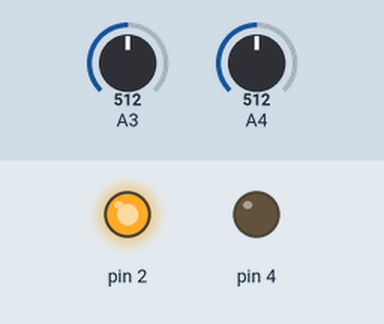
A sketch run on a simulated Arduino Uno, built with avr-gcc and run on an emulated ATmega328P. On the bench: output pins drawn as LEDs (lit = HIGH). The test bench sets the inputs (shaded band); at power-on: A4 = 512, A3 = 512.

Above: at 1.2 s.
1.3 s: A4 set to 206
2.8 s: A4 set to 184
At 4.0 s:
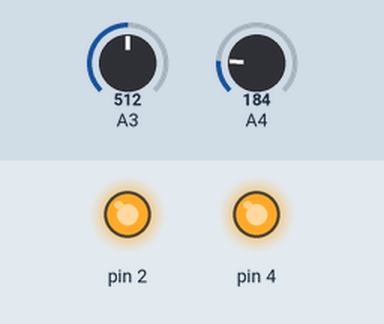
4.3 s: A4 set to 306
At 5.5 s:
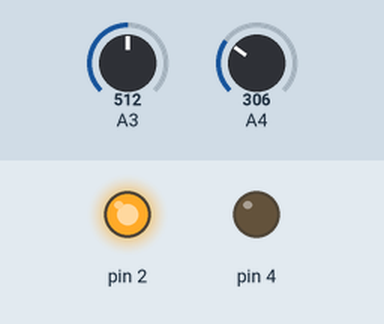
5.8 s: A4 set to 122
At 7.0 s:
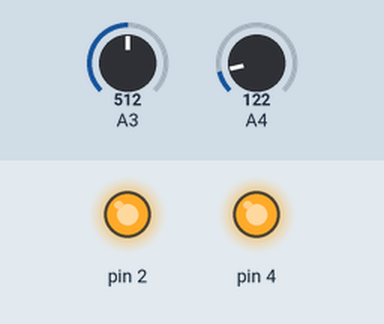
7.3 s: A3 set to 144
8.8 s: A3 set to 118
At 9.2 s:
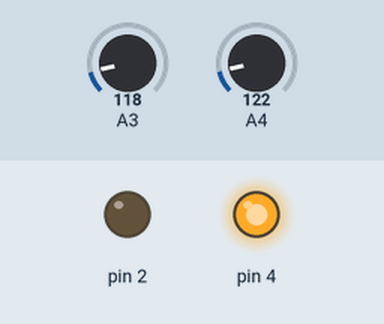
Timing chart, 0 to 11.3 s (numbered marks = the images above; inputs shaded):
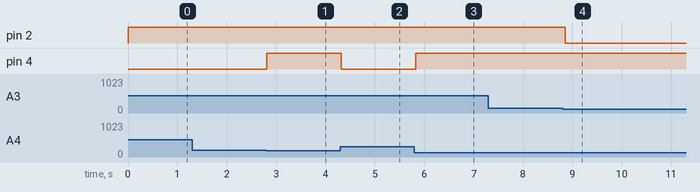

Measured:
- the behaviour switches between 195 and 194 on A4 (found by bisection; images 0 and 1)
- the behaviour switches between 130 and 129 on A3 (found by bisection; images 3 and 4)
- after the input at 1.3 s, every drawn part: stays the same
- after the input at 2.8 s, pin 4: LOW → HIGH at once
- after the input at 4.3 s, pin 4: HIGH → LOW at once
- after the input at 5.8 s, pin 4: LOW → HIGH at once
- after the input at 7.3 s, every drawn part: stays the same
- after the input at 8.8 s, pin 2: HIGH → LOW after 0.06 s

The sketch:

rt_solar.ino
```cpp
#include <Arduino.h>

class Pump {
  private:
    int _pin;
    int _on_state;
  public:
    Pump(int pin, int on_state) {
        _pin = pin;
        _on_state = on_state;
    }

    void begin() {
        pinMode(_pin, OUTPUT);
        digitalWrite(_pin, _on_state);
    }

    void turn_on() {
        digitalWrite(_pin, _on_state);
    }

    void turn_off() {
        digitalWrite(_pin, !_on_state);
    }

};

class NTCSens {
  private:
    int _pin;
    int _v_div_res_value;
  public:
    NTCSens(int pin, int v_div_res_value) {
        _pin = pin;
        _v_div_res_value = v_div_res_value;
    }

    void begin() {
        pinMode(_pin, INPUT);
    }

    float read() {
        int adc_val = analogRead(_pin); // 0 - 4095
        double adc_voltage = (adc_val * 3.3) / 4095;
        double ntc_resistance = (adc_voltage * _v_div_res_value) / (3.3 - adc_voltage);
        double temperature = ntc_resistance;
        return temperature;
    }
};

class Switch {
  private:
    int _pin;
    int _on_state;
    bool _pull_up;
  public:
    Switch(int pin, int on_state, bool pull_up=false) {
        _pin = pin;
        _on_state = on_state;
    }

    void begin() {
        if (_pull_up)
            pinMode(_pin, INPUT);
        else
            pinMode(_pin, INPUT_PULLUP);
    }

    bool is_on() {
        return digitalRead(_pin) == _on_state;
    }

    bool is_off() {
        return !is_on();
    }
};

class Heater {
  private:
    int _pin;
    int _on_state;

  public:
    Heater(int pin, int on_state) {
        _pin = pin;
        _on_state = on_state;
    }

    void turn_on() {
        digitalWrite(_pin, _on_state);
    }

    void turn_off() {
        digitalWrite(_pin, !_on_state);
    }

    void begin() {
        pinMode(_pin, OUTPUT);
        turn_off();
    }
};

// #define TEMP_SOLAR_MAX
#define TEMP_BOILER_MAX (50)

#define TEMP_DIFF_START (5)
#define TEMP_DIFF_STOP (2)

Pump pump(2, HIGH); // (pin, aktivno nivo)

NTCSens T_solar_sens(25, 1000); // (pin, vrednost na otpornik)
NTCSens T_boiler_sens(26, 1000); // (pin, vrednost na otpornik)

Switch heater_manual_sw(27, LOW, true); // (pin, aktivno nivo, pullup)
Heater heater(4, HIGH);

void setup() {
    pump.begin();

    T_solar_sens.begin();
    T_boiler_sens.begin();

    heater_manual_sw.begin();
    heater.begin();
}

void loop() {
    if (T_boiler_sens.read() < TEMP_BOILER_MAX) {
        if (heater_manual_sw.is_on()) {
            heater.turn_on();
        }

        if (T_solar_sens.read() - T_boiler_sens.read() > TEMP_DIFF_START) {
            pump.turn_on();
        }
        if (T_solar_sens.read() - T_boiler_sens.read() < TEMP_DIFF_STOP) {
            pump.turn_off();
        }
    }
    else {
        heater.turn_off();
    }
    delay(100);
}
```
